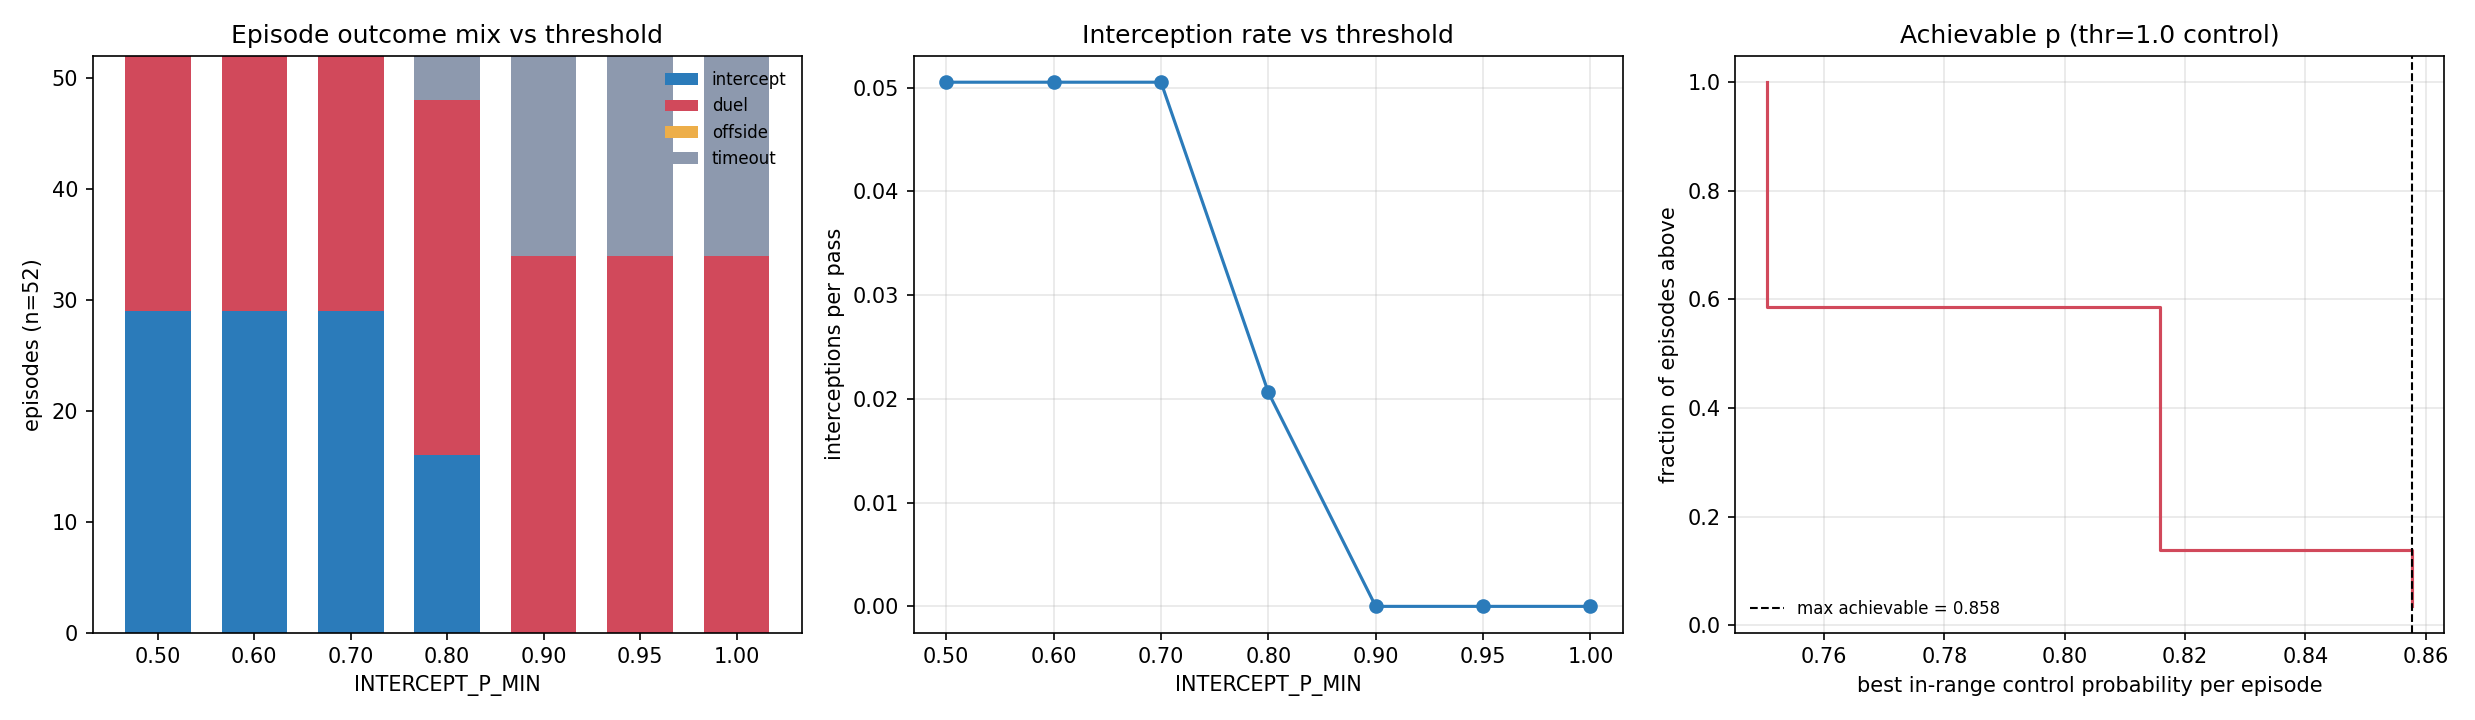

Write the Python code that produced this figure.
import csv
import os
import sys

import matplotlib
matplotlib.use("Agg")
import numpy as np

sys.path.insert(0, os.path.abspath(os.path.join(os.path.dirname(__file__), "..", "..")))

import defenders.turnover as turnover
import render
from render import make_initial_world, make_ppcf_grid, step
from physics.engine import DT, ball_action
from attackers.baseline_attacker import compute_attacker_targets
from physics.tti import intercept_probability_vec

OUT_DIR = os.path.dirname(os.path.abspath(__file__))

# 1.0 is a control: unreachable threshold, so it isolates the duel's contribution
THRESHOLDS = [0.50, 0.60, 0.70, 0.80, 0.90, 0.95, 1.0]
# ~50 episodes per threshold: 13 seeds x 4 start_holders = 52. Every seed now
# reaches the turnover RNG (see make_defender_state(seed=...)), so these are 52
# distinct trajectories -- previously the seed was inert and each threshold cell
# was a single trajectory replayed 20 times.
SEEDS = list(range(13))
START_HOLDERS = [0, 4, 7, 9]
MAX_TICKS = 1200

# ---------------------------------------------------------------------------
# Cause attribution. Inferring "intercept" from prev_state == "in_flight" merges
# offsides into the duel bucket and mislabels a duel that lands on a flight tick.
# Wrapping the two model functions instead attributes every flip exactly, and
# lets us log the interception probabilities that were actually reached -- which
# is what justifies a threshold rather than just counting outcomes.
# ---------------------------------------------------------------------------

_duel = turnover.ground_duel
_intercept = turnover.intercept_pass

_ep = {}

def _reset_episode_probe():
    _ep.clear()
    _ep.update(duel_win=0, intercept_win=0, in_range_ticks=0, p_samples=[])

def _duel_probe(players, ball, rng, holder_idx, dt=0.1):
    w = _duel(players, ball, rng, holder_idx, dt)
    if w is not None:
        _ep["duel_win"] += 1
    return w

def _intercept_probe(players, ball, rng, prev_pos, dt=0.1):
    # Recompute the gate's geometry to log p on ticks where a defender is in
    # range. Mirrors turnover.intercept_pass; kept in sync by construction since
    # it reads the same module constants.
    if ball["state"] == "in_flight":
        lob = ball["flight_target"] - ball["flight_start"]
        if np.sqrt(lob @ lob) <= turnover.LOB_DIST:
            dmask = players["team"] == "defender"
            dpos = players["position"][dmask]
            a = np.asarray(prev_pos, dtype=float)
            ab = np.asarray(ball["position"], dtype=float) - a
            L2 = ab @ ab
            if L2 > turnover.EPS:
                t = np.clip(((dpos - a) @ ab) / L2, 0.0, 1.0)
                closest = a + t[:, None] * ab
            else:
                closest = a
            delta = dpos - closest
            sq = np.einsum("ij,ij->i", delta, delta)
            near = sq <= turnover.KICKABLE_AREA * turnover.KICKABLE_AREA
            if near.any():
                _ep["in_range_ticks"] += 1
                to_target = ball["flight_target"] - ball["position"]
                T = np.sqrt(to_target @ to_target) / turnover.BALL_SPEED
                p = intercept_probability_vec(T, players["i_p"][dmask][near])
                _ep["p_samples"].append(float(np.max(p)))

    w = _intercept(players, ball, rng, prev_pos, dt)
    if w is not None:
        _ep["intercept_win"] += 1
    return w

# step() resolved these names at import time, so patch render's globals
render.ground_duel = _duel_probe
render.intercept_pass = _intercept_probe

def run_episode(seed, start_holder, max_ticks):
    players, ball, attacker_ids, _rng, dstate = make_initial_world(
        seed=seed, start_holder=start_holder)
    ppcf_grid = make_ppcf_grid()
    att_ids = set(int(i) for i in attacker_ids)
    _reset_episode_probe()

    n_passes = 0
    flight_ticks = 0
    min_def_dist = np.inf

    for tick in range(1, max_ticks + 1):
        # peek before stepping so a pass on the final tick still counts
        _tv, ball_idx = compute_attacker_targets(players, ball, tick)
        _h, is_pass, _t = ball_action(ball_idx, ball.get("holder_id"), attacker_ids)
        if is_pass:
            n_passes += 1

        players, ball, _pc = step(players, ball, attacker_ids, dstate, tick,
                                  ppcf_grid=ppcf_grid, exit_on_turnover=False)

        if ball["state"] == "in_flight":
            flight_ticks += 1
            dmask = players["team"] == "defender"
            d = np.linalg.norm(players["position"][dmask] - ball["position"], axis=1)
            min_def_dist = min(min_def_dist, float(d.min()))

        holder = ball.get("holder_id")
        if holder is not None and int(holder) not in att_ids:
            if _ep["intercept_win"]:
                cause = "intercept"
            elif _ep["duel_win"]:
                cause = "duel"
            else:
                cause = "offside"
            return _finish(cause, 1, tick, n_passes, flight_ticks, min_def_dist)

    return _finish("timeout", 0, max_ticks, n_passes, flight_ticks, min_def_dist)

def _finish(cause, ended, end_tick, n_passes, flight_ticks, min_def_dist):
    ps = _ep["p_samples"]
    return {"ended": ended, "end_tick": end_tick, "cause": cause,
            "n_passes": n_passes, "flight_ticks": flight_ticks,
            "min_def_dist_m": min_def_dist,
            # interception diagnostics: how often the geometric gate opened, and
            # the best control probability seen while it was open
            "in_range_ticks": _ep["in_range_ticks"],
            "max_p": max(ps) if ps else np.nan,
            "median_p": float(np.median(ps)) if ps else np.nan}

def main():
    rows = []
    n_cells = len(THRESHOLDS) * len(SEEDS) * len(START_HOLDERS)
    done = 0

    for thr in THRESHOLDS:
        turnover.INTERCEPT_P_MIN = thr
        for seed in SEEDS:
            for holder in START_HOLDERS:
                r = run_episode(seed, holder, MAX_TICKS)
                r.update(threshold=thr, seed=seed, start_holder=holder)
                rows.append(r)
                done += 1
                d = r["min_def_dist_m"]
                print("[%3d/%3d] thr=%.2f seed=%d holder=%d -> %-18s tick %4d (%d passes, %s)"
                      % (done, n_cells, thr, seed, holder, r["cause"], r["end_tick"],
                         r["n_passes"], "%.2fm" % d if np.isfinite(d) else "no flight"))

    runs_path = os.path.join(OUT_DIR, "intercept_calibration_runs.csv")
    fields = ["threshold", "seed", "start_holder", "cause", "end_tick", "ended",
              "n_passes", "flight_ticks", "min_def_dist_m",
              "in_range_ticks", "max_p", "median_p"]
    with open(runs_path, "w", newline="") as f:
        w = csv.DictWriter(f, fieldnames=fields)
        w.writeheader()
        for r in rows:
            out = dict(r)
            for k in ("min_def_dist_m", "max_p", "median_p"):
                v = out[k]
                out[k] = round(v, 4) if np.isfinite(v) else ""
            w.writerow({k: out[k] for k in fields})
    print("\nwrote", runs_path)

    summary = [
        ("n_thresholds", len(THRESHOLDS)),
        ("episodes_per_threshold", len(SEEDS) * len(START_HOLDERS)),
        ("max_ticks", MAX_TICKS),
        ("dt_s", DT),
        ("kickable_area_m", turnover.KICKABLE_AREA),
        ("ball_speed_m_s", turnover.BALL_SPEED),
        ("lam_max_duel", turnover.LAM_MAX),
    ]
    for thr in THRESHOLDS:
        sub = [r for r in rows if r["threshold"] == thr]
        n = len(sub)
        n_int = sum(1 for r in sub if r["cause"] == "intercept")
        passes = sum(r["n_passes"] for r in sub)
        ticks = [r["end_tick"] for r in sub if r["ended"]]
        tag = "thr_%.2f" % thr
        summary += [
            (tag + "_intercept_episodes", n_int),
            (tag + "_duel_episodes", sum(1 for r in sub if r["cause"] == "duel")),
            (tag + "_offside_episodes", sum(1 for r in sub if r["cause"] == "offside")),
            (tag + "_timeout_episodes", sum(1 for r in sub if r["cause"] == "timeout")),
            (tag + "_intercept_frac_of_episodes", round(n_int / n, 4) if n else ""),
            (tag + "_passes_total", passes),
            (tag + "_intercepts_per_pass", round(n_int / passes, 4) if passes else ""),
            (tag + "_median_end_tick", int(np.median(ticks)) if ticks else ""),
            (tag + "_median_episode_s", round(float(np.median(ticks)) * DT, 2) if ticks else ""),
        ]

    # Reachability. The threshold only accepts or rejects; the probabilities
    # themselves come from the physics and don't move with it. So the set of
    # achievable p bounds which thresholds can EVER fire -- a value above the
    # max is unreachable by construction, no matter what the outcome mix shows.
    # Sampled from the thr=1.0 control, where no interception fires and episodes
    # therefore run their full course instead of being truncated by an early win.
    ctrl = [r for r in rows if r["threshold"] == 1.0]
    ctrl_p = np.array([r["max_p"] for r in ctrl if np.isfinite(r["max_p"])])
    if ctrl_p.size:
        summary += [
            ("ctrl_episodes_with_in_range_tick", int(ctrl_p.size)),
            ("ctrl_episodes_total", len(ctrl)),
            ("ctrl_p_max", round(float(ctrl_p.max()), 4)),
            ("ctrl_p_p90", round(float(np.percentile(ctrl_p, 90)), 4)),
            ("ctrl_p_median", round(float(np.median(ctrl_p)), 4)),
        ]
        for t in THRESHOLDS[:-1]:
            summary.append(("ctrl_episodes_best_p_above_%.2f" % t,
                            int((ctrl_p > t).sum())))

    summary_path = os.path.join(OUT_DIR, "intercept_calibration_summary.csv")
    with open(summary_path, "w", newline="") as f:
        w = csv.writer(f)
        w.writerow(["metric", "value"])
        w.writerows(summary)
    print("wrote", summary_path)

    print("\n%-6s %10s %6s %8s %8s %8s %9s" % (
        "thr", "intercept", "duel", "offside", "timeout", "passes", "median_s"))
    for thr in THRESHOLDS:
        sub = [r for r in rows if r["threshold"] == thr]
        ticks = [r["end_tick"] for r in sub if r["ended"]]
        print("%-6.2f %10d %6d %8d %8d %8d %9s" % (
            thr,
            sum(1 for r in sub if r["cause"] == "intercept"),
            sum(1 for r in sub if r["cause"] == "duel"),
            sum(1 for r in sub if r["cause"] == "offside"),
            sum(1 for r in sub if r["cause"] == "timeout"),
            sum(r["n_passes"] for r in sub),
            ("%.1f" % (float(np.median(ticks)) * DT)) if ticks else "-"))

    if ctrl_p.size:
        print("\nachievable control probability (thr=1.0 control, %d/%d episodes "
              "had an in-range tick):" % (ctrl_p.size, len(ctrl)))
        print("  median %.4f   p90 %.4f   max %.4f" % (
            float(np.median(ctrl_p)), float(np.percentile(ctrl_p, 90)),
            float(ctrl_p.max())))
        print("  episodes whose best p clears a threshold of:")
        for t in THRESHOLDS[:-1]:
            print("    %.2f -> %3d/%d" % (t, int((ctrl_p > t).sum()), ctrl_p.size))
    else:
        print("\nno in-range interception ticks observed at all")

    make_plots(rows, ctrl_p)


def make_plots(rows, ctrl_p):
    """Three panels: outcome mix vs threshold, interception rate vs threshold,
    and the achievable-p distribution that bounds which thresholds can fire."""
    import matplotlib.pyplot as plt

    n_per = len(SEEDS) * len(START_HOLDERS)
    counts = {c: [] for c in ("intercept", "duel", "offside", "timeout")}
    per_pass = []
    for thr in THRESHOLDS:
        sub = [r for r in rows if r["threshold"] == thr]
        for c in counts:
            counts[c].append(sum(1 for r in sub if r["cause"] == c))
        passes = sum(r["n_passes"] for r in sub)
        n_int = sum(1 for r in sub if r["cause"] == "intercept")
        per_pass.append(n_int / passes if passes else 0.0)

    fig, axes = plt.subplots(1, 3, figsize=(16.5, 4.8))
    x = np.arange(len(THRESHOLDS))
    labels = ["%.2f" % t for t in THRESHOLDS]

    # (1) outcome mix -- how the episode termination splits at each threshold
    ax = axes[0]
    bottom = np.zeros(len(THRESHOLDS))
    for c, color in (("intercept", "#2b7bba"), ("duel", "#d1495b"),
                     ("offside", "#edae49"), ("timeout", "#8d99ae")):
        v = np.array(counts[c], dtype=float)
        ax.bar(x, v, bottom=bottom, label=c, color=color, width=0.68)
        bottom += v
    ax.set_xticks(x); ax.set_xticklabels(labels)
    ax.set_xlabel("INTERCEPT_P_MIN"); ax.set_ylabel("episodes (n=%d)" % n_per)
    ax.set_title("Episode outcome mix vs threshold")
    ax.legend(fontsize=8, frameon=False)

    # (2) interception rate, normalised per pass rather than per episode
    ax = axes[1]
    ax.plot(x, per_pass, "o-", color="#2b7bba")
    ax.set_xticks(x); ax.set_xticklabels(labels)
    ax.set_xlabel("INTERCEPT_P_MIN"); ax.set_ylabel("interceptions per pass")
    ax.set_title("Interception rate vs threshold")
    ax.grid(alpha=0.3)

    # (3) achievable p -- the ceiling on any usable threshold
    ax = axes[2]
    if ctrl_p.size:
        s = np.sort(ctrl_p)
        frac_above = 1.0 - np.arange(s.size) / s.size
        ax.step(s, frac_above, where="post", color="#d1495b")
        ax.axvline(float(s.max()), ls="--", lw=1, color="k",
                   label="max achievable = %.3f" % s.max())
        ax.set_xlabel("best in-range control probability per episode")
        ax.set_ylabel("fraction of episodes above")
        ax.set_title("Achievable p (thr=1.0 control)")
        ax.legend(fontsize=8, frameon=False)
        ax.grid(alpha=0.3)
    else:
        ax.text(0.5, 0.5, "no in-range ticks observed",
                ha="center", va="center", transform=ax.transAxes)
        ax.set_title("Achievable p (thr=1.0 control)")

    fig.tight_layout()
    out = os.path.join(OUT_DIR, "intercept_calibration.png")
    fig.savefig(out, dpi=150)
    print("wrote", out)

if __name__ == "__main__":
    main()
